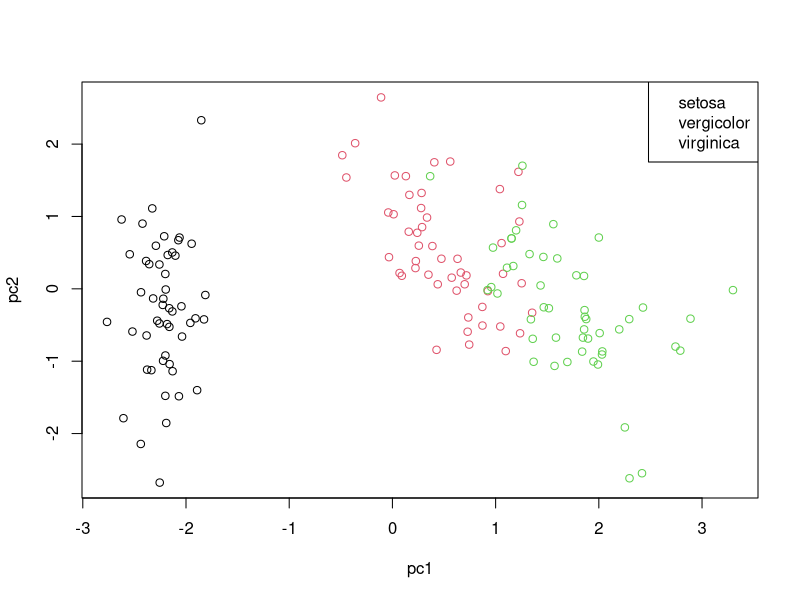

Here is the R script that generated this plot:
iris_data = iris[1:4]
pca_iris = prcomp(iris_data, scale=TRUE)
pc1 = pca_iris$x[,1]
pc2 = pca_iris$x[,2]
plot(pc1, pc2, col = as.factor(iris[,5]))
legend('topright', legend=c('setosa', 'vergicolor', 'virginica'), col=as.factor(iris[,5]))